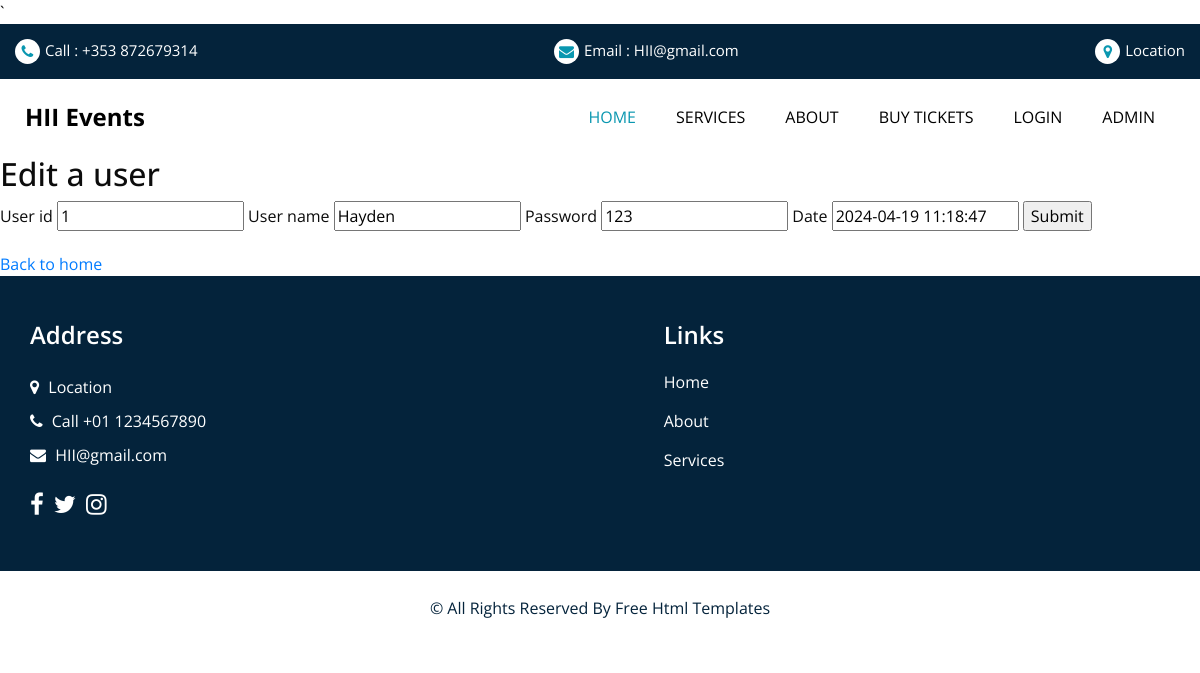
Page /update-single.php?user_id=1 on the committed database.
### tables this page shows
CREATE TABLE `users` (
  `user_id` bigint(20) NOT NULL,
  `user_name` varchar(100) NOT NULL,
  `password` varchar(100) NOT NULL,
  `date` timestamp NOT NULL DEFAULT CURRENT_TIMESTAMP ON UPDATE CURRENT_TIMESTAMP
);

### common.php (called while the page is built)
<?php
function escape($data) {
    $data = htmlspecialchars($data, ENT_QUOTES | ENT_SUBSTITUTE, "UTF-8");
    $data = trim($data);
    $data = stripslashes($data);
    return ($data);
}

### update-single.php (the view, shortened to what this page needs)
<?php
include("connection.php");
include("common.php");
if (isset($_GET['user_id'])) {
    $sql = "SELECT * FROM users WHERE user_id = :user_id";
    try {
        $user_id = $_GET['user_id'];
        $statement = $pdo->prepare($sql);
        $statement->bindValue(':user_id', $user_id);
        $statement->execute();
        $user = $statement->fetch(PDO::FETCH_ASSOC);
    } catch(PDOException $error) {
        echo $sql . "<br>" . $error->getMessage();
    }
} else {
    echo "Something went wrong!";
    exit;
}
?>
<?php require "templates/header.php"; ?>
<h2>Edit a user</h2>
<form method="post">
    <?php foreach ($user as $key => $value) : ?>
        <label for="<?php echo $key; ?>"><?php echo ucfirst(str_replace('_', ' ', $key)); ?></label>
        <input type="text" name="<?php echo $key; ?>" id="<?php echo $key; ?>" value="<?php echo escape($value); ?>" <?php echo ($key === 'user_id' ? 'readonly' : null); ?>>
    <?php endforeach; ?>
    <input type="submit" name="submit" value="Submit">
</form>
<a href="index.php">Back to home</a>
<?php require "layout/footer.php"; ?>

### css/style.css (style rules this page uses)
body { font-family: 'Open Sans', sans-serif; color: #0c0c0c; background-color: #ffffff; overflow-x: hidden; }
a, a:hover, a:focus { text-decoration: none; }

### rows in the picture
users: user_id "1", user_name "Hayden", password "123", date "2024-04-19 11:18:47"

### other values in the picture
str_replace('_', ' ', $key) "User id"
str_replace('_', ' ', $key) "User name"
str_replace('_', ' ', $key) "Password"
str_replace('_', ' ', $key) "Date"
